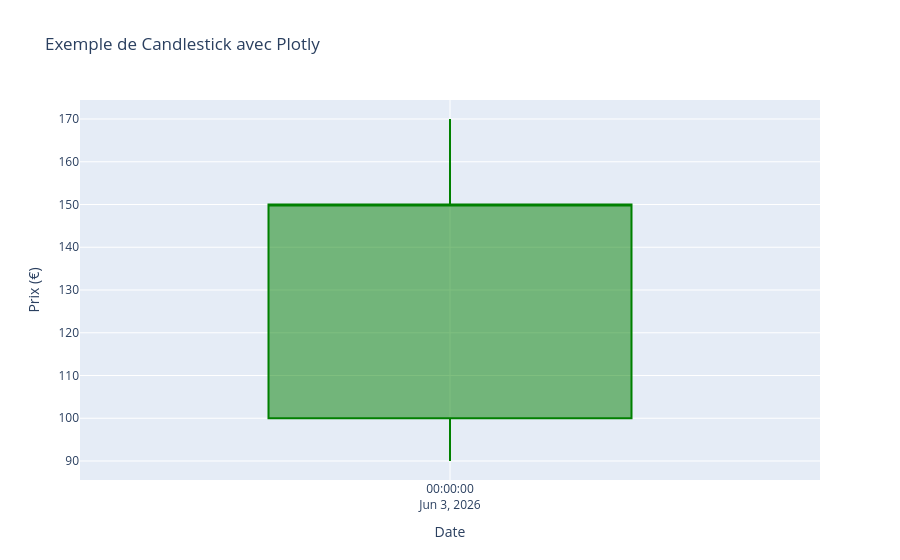

Here is the notebook cell this chart was saved with:
### Code cell
import pandas as pd
import plotly.graph_objects as go

# 1. Création des données (identiques à notre exemple précédent)
data = {
    "Date": ["2026-06-03"],
    "Ouverture": [100],
    "Plus_Haut": [170],
    "Plus_Bas": [90],
    "Cloture": [150],
}

df = pd.DataFrame(data)

# 2. Construction du graphique Candlestick
fig = go.Figure(
    data=[
        go.Candlestick(
            x=df["Date"],
            open=df["Ouverture"],
            high=df["Plus_Haut"],
            low=df["Plus_Bas"],
            close=df["Cloture"],
            increasing_line_color="green",  # Couleur si hausse
            decreasing_line_color="red",  # Couleur si baisse
        )
    ]
)

# 3. Personnalisation des titres et options
fig.update_layout(
    title="Exemple de Candlestick avec Plotly",
    yaxis_title="Prix (€)",
    xaxis_title="Date",
    xaxis_rangeslider_visible=False,  # Désactive le curseur du bas pour simplifier
)

# 4. Affichage du graphique
fig.show()

### Figure 1 — Plotly figure (JSON) as saved in the notebook; plotly's stock layout.template omitted (floating-point values rounded to 4 significant figures)
{"data": [{"close": [150], "decreasing": {"line": {"color": "red"}}, "high": [170], "increasing": {"line": {"color": "green"}}, "low": [90], "open": [100], "type": "candlestick", "x": ["2026-06-03"]}], "layout": {"title": {"text": "Exemple de Candlestick avec Plotly"}, "xaxis": {"rangeslider": {"visible": false}, "title": {"text": "Date"}}, "yaxis": {"title": {"text": "Prix (€)"}}}}
